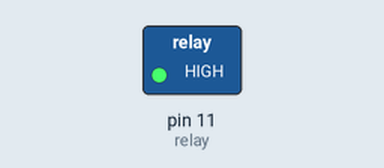
Recording of a sketch running on a simulated Arduino Uno, built with avr-gcc and run on an emulated ATmega328P. Parts: switched loads named in the sketch (green lamp = pin HIGH). Dashed ring = blinking. What the sketch prints to the serial monitor is not drawn.

Above: at 0.5 s.
Timing chart, 0 to 4.6 s (numbered marks = the images above):
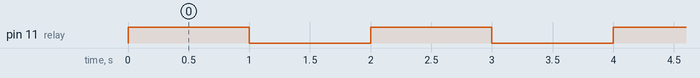

Measured:
- by itself, pin 11 (relay): alternates HIGH for 1.0 s and LOW for 1.0 s

The sketch:

Practica2d.ino
```cpp
const int relay = 11;


void setup() {
  pinMode(relay, OUTPUT);
  Serial.begin (9600);
}

void loop() {
  digitalWrite(relay, HIGH);
  Serial.println ("relay: 1");
  delay(1000);
  digitalWrite(relay, LOW);
  Serial.println ("relay: 0");
  delay(1000);
}
```
